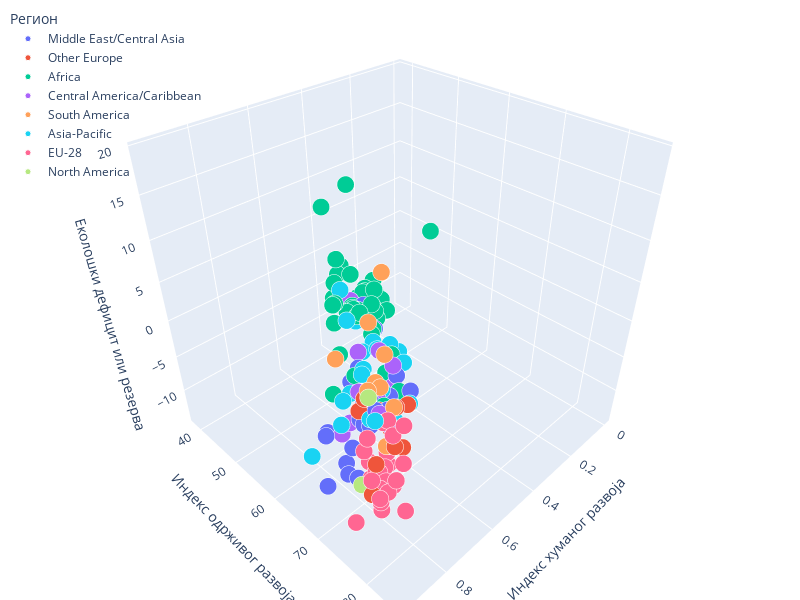

This figure's notebook cell:
### Markdown cell above
На крају, погледајмо и које то државе имају веома високе вредности еколошког дефицита или еколошких резерви. Овога пута ћемо приказати резултате на 3Д дијаграму распршења користећи пакете бибилиотеке `plotly`. Поред варијабле `Ecological Deficit or Reserve` приказаћемо и вредности __[индекса хуманог развоја](https://sr.wikipedia.org/wiki/%D0%98%D0%BD%D0%B4%D0%B5%D0%BA%D1%81_%D1%85%D1%83%D0%BC%D0%B0%D0%BD%D0%BE%D0%B3_%D1%80%D0%B0%D0%B7%D0%B2%D0%BE%D1%98%D0%B0)__ (HDI) којим се мере сиромаштво, писменост, образовање и животни век нације, као и индекс остварења __[циљева одрживог развоја](https://www.rs.undp.org/content/serbia/sr/home/sustainable-development-goals.html)__ (SDGi).

### Code cell
import plotly.express as px

# Исцртавамо 3Д хистограм, али искључујемо неколико држава са веома ниским вредностима због прегледности графикона
graf = px.scatter_3d(otisak[otisak['Ecological Deficit or Reserve'] < 20], 
    x='HDI', y='SDGi', z='Ecological Deficit or Reserve', 
    color='Region', width=800, height=600, hover_data=['Country'])

# Мало естетски дотерујемо тачкице (маркере) 
graf.update_traces(marker=dict(size=6, line=dict(width=1, color='white')), selector=dict(mode='markers'))

# Смањујемо маргине графикона, позиционирамо легенду и постављамо називе графикона и оса
graf.update_layout(margin=dict(l=0, r=0, t=0, b=0), legend=dict(title='Регион', y=0.99, x=0.01, bgcolor='rgba(0,0,0,0)'),
    scene=dict(xaxis_title='Индекс хуманог развоја', yaxis_title='Индекс одрживог развоја', zaxis_title='Еколошки дефицит или резерва'))

# Овде уметнине код за промену назива региона у легенди

graf.show()

### Figure 1 — Plotly figure (JSON) as saved in the notebook; plotly's stock layout.template omitted (floating-point values rounded to 4 significant figures)
{"data": [{"customdata": [["Afghanistan"], ["Armenia"], ["Azerbaijan"], ["Bahrain"], ["Georgia"], ["Iran, Islamic Republic of"], ["Iraq"], ["Israel"], ["Jordan"], ["Kazakhstan"], ["Kuwait"], ["Kyrgyzstan"], ["Lebanon"], ["Oman"], ["Qatar"], ["Saudi Arabia"], ["State of Palestine"], ["Syrian Arab Republic"], ["Tajikistan"], ["Turkey"], ["Turkmenistan"], ["United Arab Emirates"], ["Uzbekistan"], ["Yemen"]], "hovertemplate": "Region=Middle East/Central Asia<br>HDI=%{x}<br>SDGi=%{y}<br>Ecological Deficit or Reserve=%{z}<br>Country=%{customdata[0]}<extra></extra>", "legendgroup": "Middle East/Central Asia", "marker": {"color": "#636efa", "line": {"color": "white", "width": 1}, "size": 6, "symbol": "circle"}, "mode": "markers", "name": "Middle East/Central Asia", "scene": "scene", "showlegend": true, "type": "scatter3d", "x": [0.49, 0.76, 0.75, 0.84, 0.78, 0.8, 0.68, 0.9, 0.72, 0.81, 0.81, 0.67, 0.73, 0.83, 0.85, 0.86, 0.69, 0.54, 0.65, 0.81, 0.71, 0.86, 0.71, 0.46], "y": [54.2, 69.9, 72.6, 68.8, 71.9, 71.8, 63.1, 74.6, 68.1, 71.1, 63.1, 73, 66.7, 69.7, 64.7, 65.9, null, 59.3, 69.4, 70.3, 63, 70.3, 71, 52.3], "z": [-0.3, -1.2, -1.2, -8.2, -0.9, -2.5, -1.6, -5.3, -1.8, -2.4, -7.6, -0.4, -3.1, -5.8, -13.8, -5.4, -0.7, -0.7, -0.5, -2.1, -2.9, -8.4, -1.1, -0.2]}, {"customdata": [["Albania"], ["Belarus"], ["Bosnia and Herzegovina"], ["Croatia"], ["Montenegro"], ["Norway"], ["Republic of Moldova"], ["Republic of North Macedonia"], ["Russian Federation"], ["Serbia"], ["Switzerland"], ["Ukraine"]], "hovertemplate": "Region=Other Europe<br>HDI=%{x}<br>SDGi=%{y}<br>Ecological Deficit or Reserve=%{z}<br>Country=%{customdata[0]}<extra></extra>", "legendgroup": "Other Europe", "marker": {"color": "#EF553B", "line": {"color": "white", "width": 1}, "size": 6, "symbol": "circle"}, "mode": "markers", "name": "Other Europe", "scene": "scene", "showlegend": true, "type": "scatter3d", "x": [0.79, 0.82, 0.77, 0.84, 0.81, 0.95, 0.71, 0.76, 0.82, 0.79, 0.94, 0.75], "y": [70.8, 78.8, 73.5, 78.4, 70.2, 80.8, 74.4, 71.4, 71.9, 75.2, 79.4, 74.2], "z": [-1.1, -1.1, -1.7, -0.7, -1.1, 1.4, -0.6, -1.6, 1.5, -1.4, -3.5, -0.1]}, {"customdata": [["Algeria"], ["Angola"], ["Benin"], ["Botswana"], ["Burkina Faso"], ["Burundi"], ["Cabo Verde"], ["Cameroon"], ["Central African Republic"], ["Chad"], ["Comoros"], ["Congo"], ["Congo, Democratic Republic of"], ["Côte d'Ivoire"], ["Djibouti"], ["Egypt"], ["Equatorial Guinea"], ["Eritrea"], ["Eswatini"], ["Ethiopia"], ["Gabon"], ["Gambia"], ["Ghana"], ["Guinea"], ["Guinea-Bissau"], ["Kenya"], ["Lesotho"], ["Liberia"], ["Libyan Arab Jamahiriya"], ["Madagascar"], ["Malawi"], ["Mali"], ["Mauritania"], ["Mauritius"], ["Morocco"], ["Mozambique"], ["Namibia"], ["Niger"], ["Nigeria"], ["Rwanda"], ["Réunion"], ["Sao Tome and Principe"], ["Senegal"], ["Sierra Leone"], ["Somalia"], ["South Africa"], ["Sudan"], ["Tanzania, United Republic of"], ["Togo"], ["Tunisia"], ["Uganda"], ["Zambia"], ["Zimbabwe"]], "hovertemplate": "Region=Africa<br>HDI=%{x}<br>SDGi=%{y}<br>Ecological Deficit or Reserve=%{z}<br>Country=%{customdata[0]}<extra></extra>", "legendgroup": "Africa", "marker": {"color": "#00cc96", "line": {"color": "white", "width": 1}, "size": 6, "symbol": "circle"}, "mode": "markers", "name": "Africa", "scene": "scene", "showlegend": true, "type": "scatter3d", "x": [0.76, 0.58, 0.52, 0.72, 0.43, 0.42, 0.65, 0.56, 0.38, 0.4, 0.54, 0.61, 0.46, 0.51, 0.49, 0.7, 0.59, 0.43, 0.6, 0.47, 0.7, 0.46, 0.59, 0.46, 0.46, 0.57, 0.51, 0.47, 0.7, 0.52, 0.48, 0.43, 0.52, 0.79, 0.68, 0.44, 0.64, 0.37, 0.53, 0.53, 0, 0.6, 0.51, 0.44, 0, 0.7, 0.51, 0.52, 0.51, 0.74, 0.52, 0.59, 0.55], "y": [72.3, 52.6, 53.3, 61.5, 55.2, 53.5, 67.2, 56.5, 38.5, 43.8, 53.1, 55.3, 49.7, 57.9, 54.6, 68.8, null, null, 53.4, 55.2, 63.4, 57.9, 65.4, 52.5, null, 60.2, 54, 47.1, null, 49.1, 52.2, 51.4, 57.7, 63.8, 71.3, 54.1, 61.6, 50.2, 49.3, 56.6, null, 62.6, 58.3, 51.9, 46.2, 63.4, 49.6, 56.6, 52.7, 71.4, 53.5, 52.7, 59.5], "z": [-1.8, 0.9, -0.5, 0.3, -0.2, -0.3, -1.1, 0.3, 6.3, 0.1, -0.8, 7.9, 1.8, 0.6, -1.5, -1.4, 0.7, 1.1, -1.1, -0.4, 19.3, -0.2, -0.7, 0.3, 1.3, -0.5, -0.7, 1.1, -2.8, 1.4, -0.2, 0, 1.6, -2.4, -1, 0.9, 4.1, -0.3, -0.4, -0.3, -4.5, -0.8, -0.2, -0.1, -0.1, -2.1, -0.1, -0.2, -0.6, -1.5, -0.6, 0.9, -0.5]}, {"customdata": [["Antigua and Barbuda"], ["Aruba"], ["Bahamas"], ["Barbados"], ["British Virgin Islands"], ["Cayman Islands"], ["Costa Rica"], ["Cuba"], ["Dominica"], ["Dominican Republic"], ["El Salvador"], ["Grenada"], ["Guadeloupe"], ["Guatemala"], ["Haiti"], ["Honduras"], ["Jamaica"], ["Martinique"], ["Montserrat"], ["Nicaragua"], ["Panama"], ["Saint Lucia"], ["Trinidad and Tobago"]], "hovertemplate": "Region=Central America/Caribbean<br>HDI=%{x}<br>SDGi=%{y}<br>Ecological Deficit or Reserve=%{z}<br>Country=%{customdata[0]}<extra></extra>", "legendgroup": "Central America/Caribbean", "marker": {"color": "#ab63fa", "line": {"color": "white", "width": 1}, "size": 6, "symbol": "circle"}, "mode": "markers", "name": "Central America/Caribbean", "scene": "scene", "showlegend": true, "type": "scatter3d", "x": [0.77, 0, 0.8, 0.81, 0, 0, 0.79, 0.78, 0.72, 0.74, 0.67, 0.76, 0, 0.65, 0.5, 0.62, 0.73, 0, 0, 0.65, 0.79, 0.74, 0.8], "y": [null, null, null, 68.3, null, null, 75.1, 72.6, null, 70.2, 69.6, null, null, 61.5, 51.7, 64.4, 68.7, null, null, 68.7, 69.2, null, 65.8], "z": [-3.4, -6.1, 5.4, -3.6, -1.6, -5.6, -1.1, -1, -1.3, -1.2, -1.4, -0.8, -3.6, -0.8, -0.4, 0, -1.4, -3.9, -3.1, 0.5, 0.4, -2.2, -6.7]}, {"customdata": [["Argentina"], ["Bolivia"], ["Brazil"], ["Chile"], ["Colombia"], ["Ecuador"], ["Paraguay"], ["Peru"], ["Venezuela, Bolivarian Republic of"]], "hovertemplate": "Region=South America<br>HDI=%{x}<br>SDGi=%{y}<br>Ecological Deficit or Reserve=%{z}<br>Country=%{customdata[0]}<extra></extra>", "legendgroup": "South America", "marker": {"color": "#FFA15A", "line": {"color": "white", "width": 1}, "size": 6, "symbol": "circle"}, "mode": "markers", "name": "South America", "scene": "scene", "showlegend": true, "type": "scatter3d", "x": [0.83, 0.7, 0.76, 0.85, 0.76, 0.76, 0.72, 0.76, 0.74], "y": [73.2, 69.3, 72.7, 77.4, 70.9, 74.3, 67.7, 71.8, 61.7], "z": [3.3, 12.4, 5.8, -0.9, 1.7, 0.2, 6.7, 1.5, 0.2]}, {"customdata": [["Australia"], ["Bangladesh"], ["Bhutan"], ["Brunei Darussalam"], ["Cambodia"], ["China"], ["Fiji"], ["French Polynesia"], ["India"], ["Indonesia"], ["Japan"], ["Korea, Democratic People's Republic of"], ["Korea, Republic of"], ["Lao People's Democratic Republic"], ["Malaysia"], ["Mongolia"], ["Myanmar"], ["Nepal"], ["New Zealand"], ["Pakistan"], ["Papua New Guinea"], ["Philippines"], ["Samoa"], ["Singapore"], ["Sri Lanka"], ["Thailand"], ["Timor-Leste"], ["Tonga"], ["Viet Nam"]], "hovertemplate": "Region=Asia-Pacific<br>HDI=%{x}<br>SDGi=%{y}<br>Ecological Deficit or Reserve=%{z}<br>Country=%{customdata[0]}<extra></extra>", "legendgroup": "Asia-Pacific", "marker": {"color": "#19d3f3", "line": {"color": "white", "width": 1}, "size": 6, "symbol": "circle"}, "mode": "markers", "name": "Asia-Pacific", "scene": "scene", "showlegend": true, "type": "scatter3d", "x": [0.94, 0.61, 0.62, 0.84, 0.58, 0.75, 0.72, 0, 0.64, 0.7, 0.91, 0, 0.9, 0.6, 0.8, 0.73, 0.58, 0.57, 0.92, 0.56, 0.54, 0.71, 0.71, 0.93, 0.78, 0.76, 0.62, 0.72, 0.69], "y": [74.9, 63.5, 69.3, 68.2, 64.4, 73.9, 70, null, 61.9, 65.3, 79.2, null, 78.3, 62.1, 71.8, 64, 64.6, 65.9, 79.2, 56.2, 51.7, 65.5, null, 67, 66.9, 74.5, null, null, 73.8], "z": [5.4, -0.4, 0.5, -3.2, -0.3, -2.8, -0.6, -2.5, -0.8, -0.4, -4.1, -0.2, -5.5, -0.2, -1.6, 5.7, 0.1, -0.5, 4.8, -0.5, 1.7, -0.8, -0.7, -5.8, -1.1, -1.4, 0.8, -1.6, -1.2]}, {"customdata": [["Austria"], ["Belgium"], ["Bulgaria"], ["Cyprus"], ["Czech Republic"], ["Denmark"], ["Estonia"], ["Finland"], ["France"], ["Germany"], ["Greece"], ["Hungary"], ["Ireland"], ["Italy"], ["Latvia"], ["Lithuania"], ["Luxembourg"], ["Malta"], ["Netherlands"], ["Poland"], ["Portugal"], ["Romania"], ["Slovakia"], ["Slovenia"], ["Spain"], ["Sweden"], ["United Kingdom"]], "hovertemplate": "Region=EU-28<br>HDI=%{x}<br>SDGi=%{y}<br>Ecological Deficit or Reserve=%{z}<br>Country=%{customdata[0]}<extra></extra>", "legendgroup": "EU-28", "marker": {"color": "#FF6692", "line": {"color": "white", "width": 1}, "size": 6, "symbol": "circle"}, "mode": "markers", "name": "EU-28", "scene": "scene", "showlegend": true, "type": "scatter3d", "x": [0.91, 0.92, 0.81, 0.87, 0.89, 0.93, 0.88, 0.92, 0.89, 0.94, 0.87, 0.84, 0.94, 0.88, 0.85, 0.87, 0.91, 0.88, 0.93, 0.87, 0.85, 0.81, 0.85, 0.9, 0.89, 0.94, 0.92], "y": [80.7, 80, 74.8, 75.2, 80.6, 84.6, 80.1, 83.8, 81.1, 80.8, 74.3, 77.3, 79.4, 77, 77.7, 75, 74.3, 76, 80.4, 78.1, 77.7, 74.8, 77.5, 79.8, 78.1, 84.7, 79.8], "z": [-3.3, -5.8, -0.3, -3.6, -3.1, -2.7, 2.6, 6.6, -2.1, -3.2, -2.7, -1.2, -1.7, -3.5, 2.4, -0.7, -11.6, -5.1, -4.2, -2.7, -3.1, -0.3, -1.7, -2.7, -2.8, 3.4, -3.1]}, {"customdata": [["Bermuda"], ["Canada"], ["Mexico"], ["United States of America"]], "hovertemplate": "Region=North America<br>HDI=%{x}<br>SDGi=%{y}<br>Ecological Deficit or Reserve=%{z}<br>Country=%{customdata[0]}<extra></extra>", "legendgroup": "North America", "marker": {"color": "#B6E880", "line": {"color": "white", "width": 1}, "size": 6, "symbol": "circle"}, "mode": "markers", "name": "North America", "scene": "scene", "showlegend": true, "type": "scatter3d", "x": [0, 0.92, 0.77, 0.92], "y": [null, 78.2, 70.4, 76.4], "z": [-7.9, 6.9, -1.5, -4.6]}], "layout": {"height": 600, "legend": {"bgcolor": "rgba(0,0,0,0)", "title": {"text": "Регион"}, "tracegroupgap": 0, "x": 0.01, "y": 0.99}, "margin": {"b": 0, "l": 0, "r": 0, "t": 0}, "scene": {"domain": {"x": [0, 1], "y": [0, 1]}, "xaxis": {"title": {"text": "Индекс хуманог развоја"}}, "yaxis": {"title": {"text": "Индекс одрживог развоја"}}, "zaxis": {"title": {"text": "Еколошки дефицит или резерва"}}}, "width": 800}}
